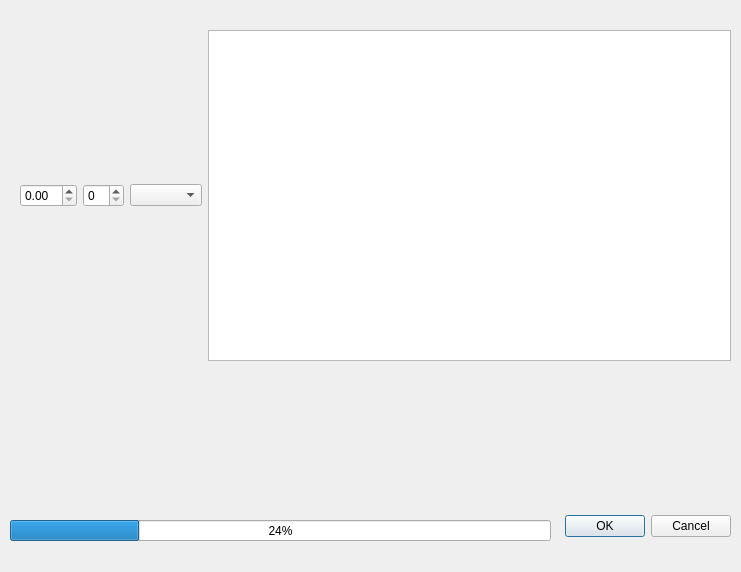
<?xml version="1.0" encoding="UTF-8"?>
<ui version="4.0">
 <class>ExpressPass</class>
 <widget class="QDialog" name="ExpressPass">
  <property name="windowTitle">
   <string>Dialog</string>
  </property>
  <widget class="QDialogButtonBox" name="buttonBox">
   <property name="geometry">
    <rect>
     <x>390</x>
     <y>510</y>
     <width>341</width>
     <height>32</height>
    </rect>
   </property>
   <property name="orientation">
    <enum>Qt::Horizontal</enum>
   </property>
   <property name="standardButtons">
    <set>QDialogButtonBox::Cancel|QDialogButtonBox::Ok</set>
   </property>
  </widget>
  <widget class="QWidget" name="horizontalLayoutWidget">
   <property name="geometry">
    <rect>
     <x>20</x>
     <y>30</y>
     <width>711</width>
     <height>331</height>
    </rect>
   </property>
   <layout class="QHBoxLayout" name="horizontalLayout">
    <item>
     <widget class="QDoubleSpinBox" name="doubleSpinBox"/>
    </item>
    <item>
     <widget class="QSpinBox" name="spinBox"/>
    </item>
    <item>
     <widget class="QComboBox" name="comboBox"/>
    </item>
    <item>
     <widget class="QTextEdit" name="textEdit"/>
    </item>
   </layout>
  </widget>
  <widget class="QProgressBar" name="progressBar">
   <property name="geometry">
    <rect>
     <x>10</x>
     <y>520</y>
     <width>541</width>
     <height>21</height>
    </rect>
   </property>
   <property name="value">
    <number>24</number>
   </property>
  </widget>
 </widget>
 <resources/>
 <connections>
  <connection>
   <sender>buttonBox</sender>
   <signal>accepted()</signal>
   <receiver>ExpressPass</receiver>
   <slot>accept()</slot>
   <hints>
    <hint type="sourcelabel">
     <x>248</x>
     <y>254</y>
    </hint>
    <hint type="destinationlabel">
     <x>157</x>
     <y>274</y>
    </hint>
   </hints>
  </connection>
  <connection>
   <sender>buttonBox</sender>
   <signal>rejected()</signal>
   <receiver>ExpressPass</receiver>
   <slot>reject()</slot>
   <hints>
    <hint type="sourcelabel">
     <x>316</x>
     <y>260</y>
    </hint>
    <hint type="destinationlabel">
     <x>286</x>
     <y>274</y>
    </hint>
   </hints>
  </connection>
 </connections>
</ui>
